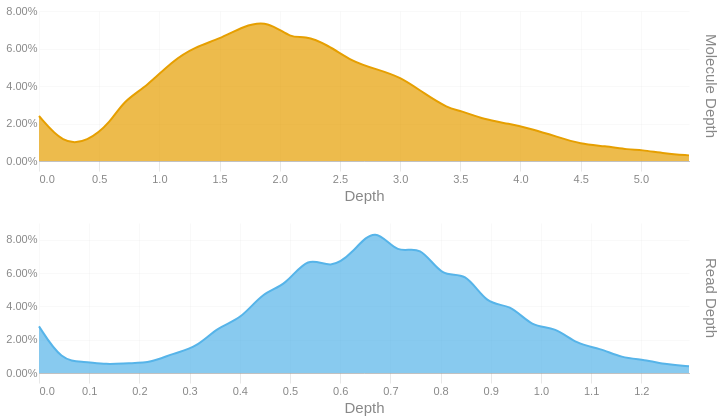

Write notebook code for a chart like this one.
### Code cell
readdep = depth_hist(tb['Read Depth'], q99, 3)
readdep = readdep.with_columns(pl.lit('Read Depth').alias('Metric'))
if not SKIPLR:
    moldep = depth_hist(tb['Molecule Depth'], mol_q99, 1)
    moldep = moldep.with_columns(pl.lit('Molecule Depth').alias('Metric'))
    _hist = pl.concat([readdep, moldep])
    _hist = _hist.filter(pl.col('Proportion') != 0)
    with SafeRender(_hist):
        (
            alt.Chart(_hist)        
            .mark_area(interpolate = "basis")
            .encode(
                x=alt.X('Bin:Q').scale(domainMin=0).axis(alt.Axis(title='Depth')),
                y = alt.Y('Proportion:Q', title = None).axis(format = '.2%'),
                color = alt.Color('Metric:N').legend(None),
                row = alt.Row("Metric:N").header(title = None, labelOrient = 'right'),
                tooltip = [
                    alt.Tooltip("Metric:N", title = "Metric"),
                    alt.Tooltip('Interval:N', title = "Depth Interval"),
                    alt.Tooltip('Proportion:Q', title = "% Alignments").format('.2%')
                ]
            )
            .resolve_scale(x='independent', y='independent')
            .properties(
                height = 150, width = 650,
                usermeta={'embedOptions': {'downloadFileName': f'{samplename}.depth.hist'}}
            )
        ).display()
else:
    readdep = readdep.filter(pl.col('Proportion') != 0)
    with SafeRender(readdep):
        (
            alt.Chart(readdep)        
            .mark_area(interpolate = "basis")
            .encode(
                x=alt.X('Bin:Q').scale(domainMin=0).axis(alt.Axis(title='Depth')),
                y = alt.Y('Proportion:Q', title = None).axis(format = '.2%'),
                tooltip = [
                    alt.Tooltip('Interval:N', title = "Depth Interval"),
                    alt.Tooltip('Proportion:Q', title = "% Alignments").format('.2%')
                ]
            )
            .properties(
                usermeta={'embedOptions': {'downloadFileName': f'{samplename}.depth.hist'}}
            )
        ).display()

### Figure 1 — Vega-Lite specification as saved in the notebook (floating-point values rounded to 4 significant figures)
{"width": 650, "height": 150, "config": {"title": {"anchor": "start", "dy": -15, "fontSize": 18, "color": "#888888", "subtitleColor": "#888888", "subtitleFontSize": 14}, "arc": {"fill": "#0072B2"}, "axis": {"domainColor": "#888888", "domainWidth": 0.5, "gridWidth": 0.2, "grid": false, "titleFontWeight": 400, "titleFontSize": 15, "labelFontSize": 11, "labelColor": "#888888", "tickColor": "#888888", "tickWidth": 0.2, "titleColor": "#888888"}, "axisBand": {"grid": false}, "axisX": {"grid": true, "tickSize": 10, "domainCap": "round"}, "axisY": {"domain": false, "grid": true, "tickSize": 0, "domainCap": "round"}, "background": "transparent", "header": {"labelFontSize": 15, "labelColor": "#888888", "titleFontSize": 15, "titleFontWeight": 600, "titleColor": "#888888"}, "legend": {"labelFont": "sans-serif", "labelFontSize": 12, "labelColor": "#888888", "symbolSize": 100, "symbolType": "circle", "titleFontSize": 12, "titlePadding": 10, "titleColor": "#888888", "title": null}, "range": {"category": ["#E69F00", "#56B4E9", "#009E73", "#F0E442", "#0072B2", "#D55E00", "#CC79A7", "#000000"], "diverging": ["#cfe8f3", "#a2d4ec", "#73bfe2", "#46abdb", "#1696d2", "#12719e"]}, "area": {"fill": "#0072B2", "fillOpacity": 0.7, "line": true, "strokeOpacity": 0.7}, "line": {"color": "#0072B2", "stroke": "#0072B2", "strokeWidth": 2}, "trail": {"color": "#0072B2", "stroke": "#0072B2", "strokeWidth": 0, "size": 1}, "point": {"filled": true, "fillOpacity": 1.0, "size": 95}, "text": {"color": "#888888", "fontSize": 11, "align": "right", "fontWeight": 400, "size": 11}, "bar": {"fill": "#0072B2", "stroke": null}, "view": {"stroke": null, "continuousWidth": 660, "continuousHeight": 400}}, "data": {"name": "data-c8243a4eae11305a4d508f1f8ce26a97"}, "mark": {"type": "area", "interpolate": "basis"}, "encoding": {"color": {"field": "Metric", "legend": null, "type": "nominal"}, "row": {"field": "Metric", "header": {"title": null, "labelOrient": "right"}, "type": "nominal"}, "tooltip": [{"field": "Metric", "title": "Metric", "type": "nominal"}, {"field": "Interval", "title": "Depth Interval", "type": "nominal"}, {"field": "Proportion", "format": ".2%", "title": "% Alignments", "type": "quantitative"}], "x": {"axis": {"title": "Depth"}, "field": "Bin", "scale": {"domainMin": 0}, "type": "quantitative"}, "y": {"axis": {"format": ".2%"}, "field": "Proportion", "title": null, "type": "quantitative"}}, "resolve": {"scale": {"x": "independent", "y": "independent"}}, "usermeta": {"embedOptions": {"downloadFileName": "S1_Musquodoboit_028.depth.hist"}}, "$schema": "https://vega.github.io/schema/vega-lite/v6.1.0.json", "datasets": {"data-c8243a4eae11305a4d508f1f8ce26a97": [{"Bin": 0.0, "Interval": "0.0-0.045", "Proportion": 0.028, "Metric": "Read Depth"}, {"Bin": 0.045, "Interval": "0.045-0.089", "Proportion": 0.007, "Metric": "Read Depth"}, {"Bin": 0.089, "Interval": "0.089-0.134", "Proportion": 0.007, "Metric": "Read Depth"}, {"Bin": 0.134, "Interval": "0.134-0.179", "Proportion": 0.005, "Metric": "Read Depth"}, {"Bin": 0.179, "Interval": "0.179-0.223", "Proportion": 0.006, "Metric": "Read Depth"}, {"Bin": 0.223, "Interval": "0.223-0.268", "Proportion": 0.006, "Metric": "Read Depth"}, {"Bin": 0.268, "Interval": "0.268-0.313", "Proportion": 0.012, "Metric": "Read Depth"}, {"Bin": 0.313, "Interval": "0.313-0.357", "Proportion": 0.015, "Metric": "Read Depth"}, {"Bin": 0.357, "Interval": "0.357-0.402", "Proportion": 0.028, "Metric": "Read Depth"}, {"Bin": 0.402, "Interval": "0.402-0.447", "Proportion": 0.032, "Metric": "Read Depth"}, {"Bin": 0.447, "Interval": "0.447-0.491", "Proportion": 0.049, "Metric": "Read Depth"}, {"Bin": 0.491, "Interval": "0.491-0.536", "Proportion": 0.052, "Metric": "Read Depth"}, {"Bin": 0.536, "Interval": "0.536-0.581", "Proportion": 0.071, "Metric": "Read Depth"}, {"Bin": 0.581, "Interval": "0.581-0.625", "Proportion": 0.062, "Metric": "Read Depth"}, {"Bin": 0.625, "Interval": "0.625-0.67", "Proportion": 0.072, "Metric": "Read Depth"}, {"Bin": 0.67, "Interval": "0.67-0.715", "Proportion": 0.089, "Metric": "Read Depth"}, {"Bin": 0.715, "Interval": "0.715-0.759", "Proportion": 0.07, "Metric": "Read Depth"}, {"Bin": 0.759, "Interval": "0.759-0.804", "Proportion": 0.078, "Metric": "Read Depth"}, {"Bin": 0.804, "Interval": "0.804-0.849", "Proportion": 0.056, "Metric": "Read Depth"}, {"Bin": 0.849, "Interval": "0.849-0.893", "Proportion": 0.062, "Metric": "Read Depth"}, {"Bin": 0.893, "Interval": "0.893-0.938", "Proportion": 0.04, "Metric": "Read Depth"}, {"Bin": 0.938, "Interval": "0.938-0.983", "Proportion": 0.042, "Metric": "Read Depth"}, {"Bin": 0.983, "Interval": "0.983-1.027", "Proportion": 0.027, "Metric": "Read Depth"}, {"Bin": 1.027, "Interval": "1.027-1.072", "Proportion": 0.028, "Metric": "Read Depth"}, {"Bin": 1.072, "Interval": "1.072-1.117", "Proportion": 0.017, "Metric": "Read Depth"}, {"Bin": 1.117, "Interval": "1.117-1.161", "Proportion": 0.015, "Metric": "Read Depth"}, {"Bin": 1.161, "Interval": "1.161-1.206", "Proportion": 0.009, "Metric": "Read Depth"}, {"Bin": 1.206, "Interval": "1.206-1.251", "Proportion": 0.008, "Metric": "Read Depth"}, {"Bin": 1.251, "Interval": "1.251-1.295", "Proportion": 0.005, "Metric": "Read Depth"}, {"Bin": 1.295, "Interval": "1.295-1.34", "Proportion": 0.004, "Metric": "Read Depth"}, {"Bin": 0.0, "Interval": "0.0-0.2", "Proportion": 0.024, "Metric": "Molecule Depth"}, {"Bin": 0.2, "Interval": "0.2-0.4", "Proportion": 0.009, "Metric": "Molecule Depth"}, {"Bin": 0.4, "Interval": "0.4-0.6", "Proportion": 0.01, "Metric": "Molecule Depth"}, {"Bin": 0.6, "Interval": "0.6-0.7", "Proportion": 0.021, "Metric": "Molecule Depth"}, {"Bin": 0.7, "Interval": "0.7-0.9", "Proportion": 0.032, "Metric": "Molecule Depth"}, {"Bin": 0.9, "Interval": "0.9-1.1", "Proportion": 0.04, "Metric": "Molecule Depth"}, {"Bin": 1.1, "Interval": "1.1-1.3", "Proportion": 0.053, "Metric": "Molecule Depth"}, {"Bin": 1.3, "Interval": "1.3-1.5", "Proportion": 0.061, "Metric": "Molecule Depth"}, {"Bin": 1.5, "Interval": "1.5-1.7", "Proportion": 0.065, "Metric": "Molecule Depth"}, {"Bin": 1.7, "Interval": "1.7-1.9", "Proportion": 0.072, "Metric": "Molecule Depth"}, {"Bin": 1.9, "Interval": "1.9-2.1", "Proportion": 0.075, "Metric": "Molecule Depth"}, {"Bin": 2.1, "Interval": "2.1-2.2", "Proportion": 0.065, "Metric": "Molecule Depth"}, {"Bin": 2.2, "Interval": "2.2-2.4", "Proportion": 0.067, "Metric": "Molecule Depth"}, {"Bin": 2.4, "Interval": "2.4-2.6", "Proportion": 0.062, "Metric": "Molecule Depth"}, {"Bin": 2.6, "Interval": "2.6-2.8", "Proportion": 0.053, "Metric": "Molecule Depth"}, {"Bin": 2.8, "Interval": "2.8-3.0", "Proportion": 0.049, "Metric": "Molecule Depth"}, {"Bin": 3.0, "Interval": "3.0-3.2", "Proportion": 0.045, "Metric": "Molecule Depth"}, {"Bin": 3.2, "Interval": "3.2-3.4", "Proportion": 0.036, "Metric": "Molecule Depth"}, {"Bin": 3.4, "Interval": "3.4-3.5", "Proportion": 0.028, "Metric": "Molecule Depth"}, {"Bin": 3.5, "Interval": "3.5-3.7", "Proportion": 0.027, "Metric": "Molecule Depth"}, {"Bin": 3.7, "Interval": "3.7-3.9", "Proportion": 0.022, "Metric": "Molecule Depth"}, {"Bin": 3.9, "Interval": "3.9-4.1", "Proportion": 0.02, "Metric": "Molecule Depth"}, {"Bin": 4.1, "Interval": "4.1-4.3", "Proportion": 0.017, "Metric": "Molecule Depth"}, {"Bin": 4.3, "Interval": "4.3-4.5", "Proportion": 0.013, "Metric": "Molecule Depth"}, {"Bin": 4.5, "Interval": "4.5-4.7", "Proportion": 0.009, "Metric": "Molecule Depth"}, {"Bin": 4.7, "Interval": "4.7-4.9", "Proportion": 0.008, "Metric": "Molecule Depth"}, {"Bin": 4.9, "Interval": "4.9-5.0", "Proportion": 0.006, "Metric": "Molecule Depth"}, {"Bin": 5.0, "Interval": "5.0-5.2", "Proportion": 0.006, "Metric": "Molecule Depth"}, {"Bin": 5.2, "Interval": "5.2-5.4", "Proportion": 0.004, "Metric": "Molecule Depth"}, {"Bin": 5.4, "Interval": "5.4-5.6", "Proportion": 0.003, "Metric": "Molecule Depth"}]}}
